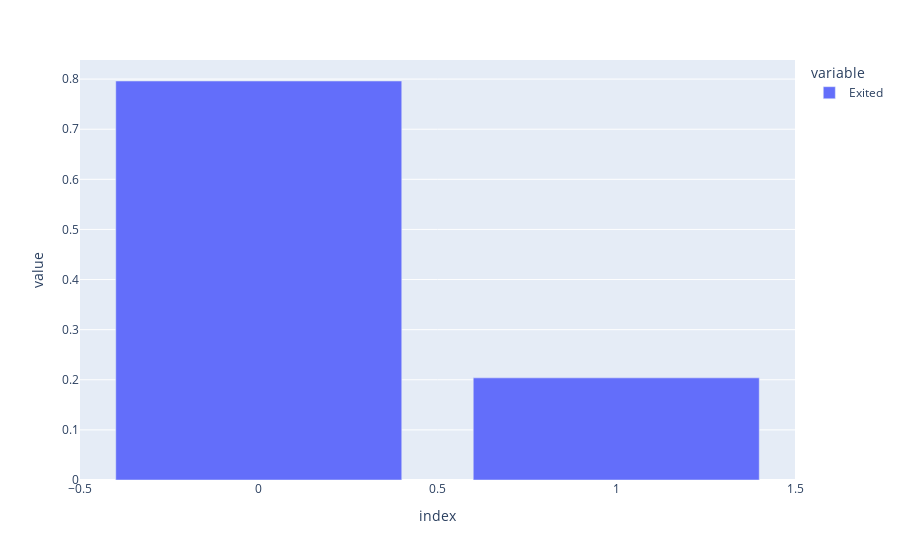

Notebook code cell kept with this figure:
### Code cell
fig = px.bar(df['Exited'].value_counts()/df.shape[0])
fig.show()

### Figure 1 — Plotly figure (JSON) as saved in the notebook; plotly's stock layout.template omitted (floating-point values rounded to 4 significant figures)
{"data": [{"alignmentgroup": "True", "hovertemplate": "variable=Exited<br>index=%{x}<br>value=%{y}<extra></extra>", "legendgroup": "Exited", "marker": {"color": "#636efa", "pattern": {"shape": ""}}, "name": "Exited", "offsetgroup": "Exited", "orientation": "v", "showlegend": true, "textposition": "auto", "type": "bar", "x": [0, 1], "xaxis": "x", "y": [0.7962, 0.2038], "yaxis": "y"}], "layout": {"barmode": "relative", "legend": {"title": {"text": "variable"}, "tracegroupgap": 0}, "margin": {"t": 60}, "xaxis": {"anchor": "y", "domain": [0, 1], "title": {"text": "index"}}, "yaxis": {"anchor": "x", "domain": [0, 1], "title": {"text": "value"}}}}
